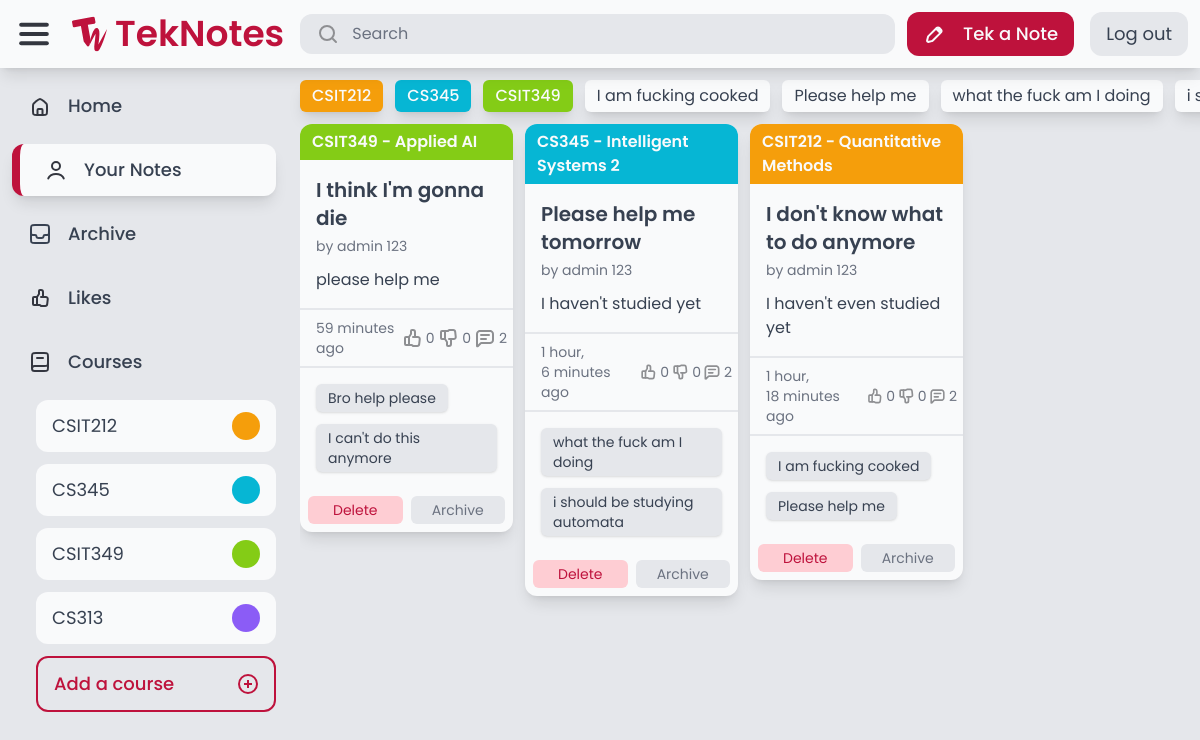
/your_notes/ (signed in), run on the app's committed database.
### course/models.py (models this page shows)
class Course(models.Model):
    COLORS = [
        ('red-500', 'Red'),
        ('orange-500', 'Orange'),
        ('amber-500', 'Amber'),
        ('lime-500', 'Lime'),
        ('green-500', 'Green'),
        ('emerald-500', 'Emerald'),
        ('teal-500', 'Teal'),
        ('cyan-500', 'Cyan'),
        ('blue-500', 'Blue'),
        ('indigo-500', 'Indigo'),
        ('violet-500', 'Violet'),
        ('purple-500', 'Purple'),
        ('fuchsia-500', 'Fuschia'),
        ('pink-500', 'Pink'),
    ]
    code = models.CharField(max_length=20)
    description = models.CharField(max_length=255)
    color = models.CharField(max_length=20, choices=COLORS, default='gray-500')
    admin_user = User.objects.get(username='admin')
    created_by = models.ForeignKey(User, related_name='courses', on_delete=models.CASCADE)
    def __str__(self):
        return f'{self.code} - {self.description}'

### tags/models.py (models this page shows)
class Tag(models.Model):
    name = models.CharField(max_length=50, unique=True)
    def __str__(self):
        return self.name

### notes/models.py (models this page shows, shortened)
class Note(models.Model):
    title = models.CharField(max_length=255)
    content = models.TextField(max_length=255, blank=True)
    course = models.ForeignKey(Course, null=True, blank=True, on_delete=models.SET_NULL)
    created_by = models.ForeignKey(User, related_name='notes', on_delete=models.CASCADE)
    created_at = models.DateTimeField(auto_now_add=True)
    modified_at = models.DateTimeField(auto_now=True)
    tags = models.ManyToManyField(Tag, related_name='notes', blank=True)
    is_archived = models.BooleanField(default=False)
    is_private = models.BooleanField(default=False)

### core/views.py (the view)
# urls.py: path('your_notes/', views.your_notes, name='your_notes'),
@login_required
def your_notes(request):
    your_notes = Note.objects.filter(created_by=request.user, is_archived=False).order_by('-modified_at')
    courses = Course.objects.filter(note__in=your_notes).distinct()
    tags = Tag.objects.filter(notes__in=your_notes).distinct()
    return render(request, 'core/your_notes.html', {
        'notes': your_notes,
        'courses': courses,
        'tags': tags
    })

### core/context_processors.py (called while the page is built)
def courses_list(request):
    return {
        'your_courses': Course.objects.all().distinct()
    }

### core/templatetags/custom_filters.py (called while the page is built)
@register.filter
def is_liked(note, user):
    return note.likes.filter(user=user).exists()

@register.filter
def is_disliked(note, user):
    return note.dislikes.filter(user=user).exists()

### core/templates/core/your_notes.html (shortened to what this page needs)
{% extends 'core/base.html' %}
{% block content %}
    {% include 'notes/notes.html' %}
{% endblock %}

### core/templates/core/base.html (shortened to what this page needs)
{% extends 'core/core.html' %}
{% load static %}
{% block body %}
    <div class="flex flex-col h-full overflow-hidden">
        <header class="flex items-center w-full p-3 gap-3 shadow-lg z-10 bg-gray-50">
            <div class="flex flex-1 items-center gap-4">
                <img src="{% static 'teknotes/images/Menu.svg' %}" alt="Menu">
                <a href="/" class="flex items-center gap-2">
                    <img src="{% static 'teknotes/images/TekNotes-Logo.svg' %}" alt="Logo">
                    <p id="logo-text" class="font-semibold text-rose-700 text-4xl">TekNotes</p>
                </a>
                <form action="{% url 'advanced_search:search' %}" method="get" class="flex flex-1 max-w-[600px] px-4 py-2 rounded-xl bg-gray-200 gap-3 cursor-text min-w-[0px]" onclick="this.querySelector('input[name=\'query\']').focus();">
                    <img src="{% static 'teknotes/images/Search.svg' %}" alt="Search">
                    <input name="query" class="placeholder-gray-500 text-gray-700 bg-transparent border-none focus:outline-none min-w-[0px]" type="text" value="{{ query }}" placeholder="Search">
                </form>
            </div>
            <div class="flex items-center gap-4">
                {% if request.user.is_authenticated %}
                    <a href="{% url 'notes:tek_a_note' %}" class="flex bg-rose-700 rounded-xl gap-4 px-4 py-2">
                        <img src="{% static 'teknotes/images/Edit.svg' %}" alt="Edit">
                        <p class="new-note-text text-gray-50 font-medium text-lg">Tek a Note</p>
                    </a>
                    <a href="{% url 'auth:logout' %}" class="flex rounded-xl gap-4 px-4 py-2 bg-gray-200">
                        <p class="text-gray-700 text-lg">Log out</p>
                    </a>
                {% else %}
                    <a href="/auth/login/" class="flex bg-rose-700 rounded-xl gap-4 px-6 py-2">
                        <p class="text-gray-50 font-medium text-lg">Sign In</p>
                    </a>
                {% endif %}
            </div>
        </header>
        <main class="flex bg-gray-200 h-full overflow-hidden">
            <nav class="flex flex-col w-full max-w-72 h-full p-3 gap-3">
                <a href="/" class="flex rounded-xl px-4 py-3 gap-4 {% if request.path == '/' %} active-nav bg-gray-50 px-6 py-3 shadow-lg border-l-8 border-rose-700 {% endif %}">
                    <img src="{% static 'teknotes/images/Home.svg' %}" alt="Home">
                    <p class="nav-text text-lg text-gray-700 font-medium">Home</p>
                </a>
                <a href="/your_notes/" class="flex rounded-xl px-4 py-3 gap-4 {% if request.path == '/your_notes/' %} active-nav bg-gray-50 px-6 py-3 shadow-lg border-l-8 border-rose-700 {% endif %}">
                    <img src="{% static 'teknotes/images/User.svg' %}" alt="User">
                    <p class="nav-text text-lg text-gray-700 font-medium">Your Notes</p>
                </a>
                <a href="/archive/" class="flex rounded-xl px-4 py-3 gap-4 {% if request.path == '/archive/' %} active-nav bg-gray-50 px-6 py-3 shadow-lg border-l-8 border-rose-700 {% endif %}">
                    <img src="{% static 'teknotes/images/Archive.svg' %}" alt="Archive">
                    <p class="nav-text text-lg text-gray-700 font-medium">Archive</p>
                </a>
                <a href="/likes/" class="flex rounded-xl px-4 py-3 gap-4 {% if request.path == '/likes/' %} active-nav bg-gray-50 px-6 py-3 shadow-lg border-l-8 border-rose-700 {% endif %}">
                    <img src="{% static 'teknotes/images/Likes.svg' %}" alt="Likes">
                    <p class="nav-text text-lg text-gray-700 font-medium">Likes</p>
                </a>
                <div class="flex rounded-xl px-4 py-3 gap-4">
                    <img src="{% static 'teknotes/images/Course.svg' %}" alt="Courses">
                    <p class="nav-text text-lg text-gray-700 font-medium">Courses</p>
                </div>
                <div class="flex flex-col pl-6 gap-3">
                    {% for course in your_courses %}
                        <a href="#" class="flex rounded-xl px-4 py-3 justify-between bg-gray-50 course">
                            <p class="text-lg text-gray-700">{{ course.code }}</p>
                            <div class="rounded-full bg-{{ course.color }} h-full aspect-square course-color"></div>
                        </a>
                    {% endfor %}
                    <a id="add-course" href="{% url 'course:add_a_course' %}" class="flex rounded-xl px-4 py-3 justify-between border-2 border-rose-700 hover:bg-rose-700 text-rose-700 hover:text-gray-50 hover:font-regular">
                        <p class="text-lg font-medium">Add a course</p>
                        <img src="{% static 'teknotes/images/Add.svg' %}" alt="Courses">
                    </a>
                </div>
            </nav>
            <div class="flex flex-col flex-1 h-full p-3 gap-3 overflow-hidden">
                {% block content %}
                {% endblock %}
            </div>
        </main>
    </div>
{% endblock %}

### notes/templates/notes/notes.html (shortened to what this page needs)
<div class="flex gap-3 hover:overflow-x-auto">
    {% for course in courses %}
        <a href="/search/?query={{ course.description }}" class="px-3 py-1 bg-{{ course.color }} rounded-md shadow-lg font-medium text-gray-50 whitespace-nowrap">{{ course.code }}</a>
    {% endfor %}
    {% for tag in tags %}
        <a href="/search/?query={{ tag.name }}" class="px-3 py-1 bg-gray-50 text-gray-700 rounded-md shadow-lg whitespace-nowrap">{{ tag.name }}</a>
    {% endfor %}
</div>
<div class="flex flex-1 overflow-hidden hover:overflow-y-auto">
    <div id="notes" class="flex flex-1 gap-3" style="display: none;">
        {% for note in notes %}
            <div class="note" data-note-id="{{ note.id }}">
                {% include 'notes/note.html' %}
            </div>
        {% endfor %}
    </div>
    <div id="notes-container" class="flex flex-1 gap-3"></div>
</div>

### notes/templates/notes/note.html (shortened to what this page needs)
{% load static %}
{% load custom_filters %}
<div class="rounded-xl bg-gray-50 shadow-lg">
    <a href="#{{ note.title }}" class="flex flex-col {% if note.is_archived %} opacity-70 {% endif %}">
        {% if note.course %}
            <div class="flex bg-{{ note.course.color }} px-3 py-1.5 rounded-t-xl">
                <p class="text-gray-50 font-semibold">{{ note.course }}</p>
            </div>
        {% endif %}
        <div class="flex flex-col p-4 gap-3">
            <div class="flex flex-col gap-1">
                <h1 class="text-xl text-gray-700 font-semibold">{{ note.title }}</h1>
                <p class="text-sm text-gray-500">by {{ note.created_by.first_name }} {{ note.created_by.last_name }}</p>
            </div>
            <div class="">
                <p class="text-gray-700">
                    {{ note.content }}
                </p>
            </div>
        </div>
        <div class="flex justify-between px-4 py-2 border-t-2 border-gray-200">
            <p class="text-gray-500 text-sm">{{ note.modified_at|timesince }} ago</p>
            <div class="flex gap-3">
                <div class="flex gap-0.5 items-center">
                    <img src="{% if request.user.is_authenticated and note|is_liked:request.user %}{% static 'teknotes/images/thumbed_up.svg' %}{% else %}{% static 'teknotes/images/thumb_up.svg' %}{% endif %}" alt="thumb_up">
                    <p class="text-sm {% if request.user.is_authenticated and note|is_liked:request.user %}text-yellow-500 font-medium{% else %}text-gray-500{% endif %}">{{ note.likes.count }}</p>
                </div>
                <div class="flex gap-0.5 items-center">
                    <img src="{% if request.user.is_authenticated and note|is_disliked:request.user %}{% static 'teknotes/images/thumbed_down.svg' %}{% else %}{% static 'teknotes/images/thumb_down.svg' %}{% endif %}" alt="thumb_down">
                    <p class="text-sm {% if request.user.is_authenticated and note|is_disliked:request.user %}text-yellow-500 font-medium{% else %}text-gray-500{% endif %}">{{ note.dislikes.count }}</p>
                </div>
                <div class="flex gap-0.5 items-center">
                    <img src="{% static 'teknotes/images/comment.svg' %}" alt="comment">
                    <p class="text-sm text-gray-500">{{ note.tags.count }}</p>
                </div>
            </div>
        </div>
        {% if note.tags.count > 0 %}
            <div class="flex flex-wrap p-4 gap-3 border-t-2 border-gray-200">
                {% for tag in note.tags.all|slice:":3" %}
                    <p class="bg-gray-200 text-sm text-gray-700 shadow px-3 py-1 rounded-md inline-block">{{ tag }}</p>
                {% endfor %}
            </div>
        {% endif %}
    </a>
    {% if request.user == note.created_by %}
        <div class="flex rounded-b-xl overflow-hidden p-2 gap-2">
            <form action="{% url 'notes:delete_note' note.id %}" method="POST" class="flex flex-1">
                <button type="submit" class="flex items-center justify-center text-sm bg-rose-200 text-rose-700 rounded-md py-1 w-full">
                    <p>Delete</p>
                </button>
            </form>
            <form action="{% url 'notes:archive_note' note.id %}" method="POST" class="flex flex-1">
                <button type="submit" class="flex items-center justify-center text-sm bg-gray-200 text-gray-500 rounded-md py-1 w-full">
                    <p>{% if note.is_archived %}Unarchive{% else %}Archive{% endif %}</p>
                </button>
            </form>
        </div>
    {% endif %}
</div>

### data on the page
Course: code "CSIT212"
Course: code "CS345"
Course: code "CSIT349"
Course: code "CS313"
Tag: name "I am fucking cooked"
Tag: name "Please help me"
Tag: name "what the fuck am I doing"
Tag: name "i…", name "i should be studying automata"
Note: course "CSIT349 - Applied AI", title "I think I'm gonna die", created_by.first_name "admin", created_by.last_name "123", content "please help me", modified_at "59 minutes", likes.count "0", dislikes.count "0", tags.count "2", shows "Delete", is_archived "Archive"
Tag: name "Bro help please"
Tag: name "I can't do this anymore"
Note: course "CS345 - Intelligent Systems 2", title "Please help me tomorrow", created_by.first_name "admin", created_by.last_name "123", content "I haven't studied yet", modified_at "1 hour, 6 minutes", likes.count "0", dislikes.count "0", tags.count "2", shows "Delete", is_archived "Archive"
Note: course "CSIT212 - Quantitative Methods", title "I don't know what to do anymore", created_by.first_name "admin", created_by.last_name "123", content "I haven't even studied yet", modified_at "1 hour, 18 minutes", likes.count "0", dislikes.count "0", tags.count "2", shows "Delete", is_archived "Archive"
